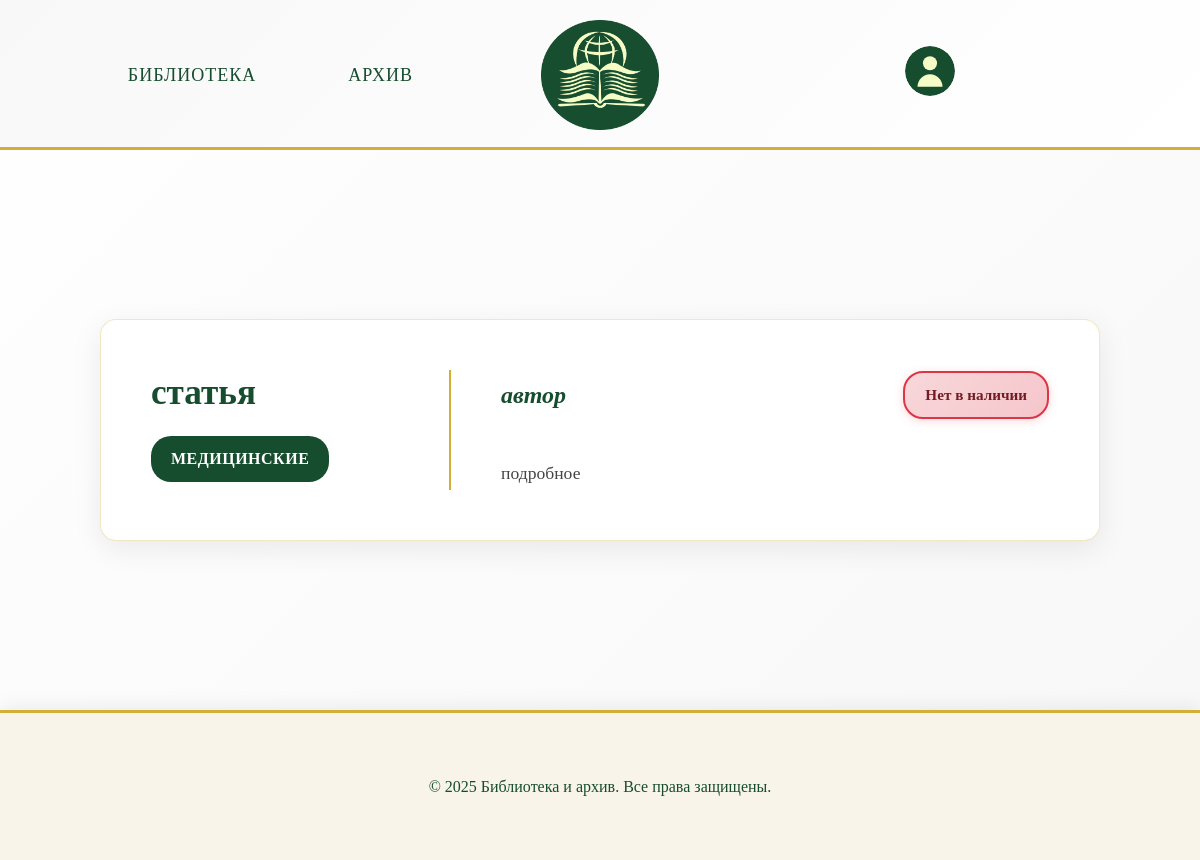
Screenshot of /article/2/ with the database file from the repository.
### app/models.py (models this page shows, shortened)
class Article(models.Model):
    id = models.AutoField(primary_key=True)
    title = models.CharField(max_length=100, verbose_name='Название')
    author = models.CharField(max_length=50, verbose_name='Автор')
    description_short = models.TextField(verbose_name='Краткое описание')
    description_long = models.TextField(verbose_name='Подробное описание')
    year = models.IntegerField(verbose_name='Год публикации')
    quantity = models.CharField(
        max_length=13,
        verbose_name="В наличии",
        choices=[
            ('В наличии', 'В наличии'),
            ('Нет в наличии', 'Нет в наличии')
        ]
    )
    genre = models.CharField(
        max_length=100,
        verbose_name="Жанр",
        choices=[
            ('Технические', 'Технические'),
            ('Медицинские', 'Медицинские'),
            ('Химические', 'Химические'),
            ('Гуманитарные', 'Гуманитарные'),
        ]
    )
    class Meta:
        verbose_name = "статья"
        verbose_name_plural = "статьи"

### app/views.py (the view)
# urls.py: path('article/<int:article_id>/', views.article_detail, name='article_detail'),
def article_detail(request, article_id):
    article = get_object_or_404(Article, id=article_id)
    has_confirmed_reservation_from_others = ArticleReservation.objects.filter(
        article=article,
        status='reserved'
    ).exclude(user=request.user).exists() if request.user.is_authenticated else False
    user_reservation = None
    if request.user.is_authenticated:
        user_reservation = ArticleReservation.objects.filter(
            article=article,
            user=request.user
        ).first()
    if not request.user.is_authenticated:
        has_confirmed_reservation_from_others = ArticleReservation.objects.filter(
            article=article,
            status='reserved'
        ).exists()
    context = {
        'article': article,
        'has_confirmed_reservation_from_others': has_confirmed_reservation_from_others,
        'user_reservation': user_reservation
    }
    return render(request, 'app/article.html', context)

### templates/app/article.html (shortened to what this page needs)
<!DOCTYPE html>
<html lang="ru">
<head>
    {% load static %}
    <link rel="stylesheet" href="{% static 'css/style.css' %}" />
</head>
<body>
    <header>
        <nav>
            <ul class="menu-items">
                <li class="menu-item"><a href="{% url 'library' %}">Библиотека</a></li>
                <li class="menu-item"><a href="{% url 'archive' %}">Архив</a></li>
            </ul>
        </nav>
        <a href="{% url 'library' %}">
            <img src="{% static 'images/Group_2_2.png' %}" alt="Логотип" class="logo">
        </a>
        <a href="{% url 'profile' %}" class="profile-link">
            <img
            alt="Профиль" class="profile-icon">
        </a>
    </header>
    <main class="books-information">
        <div class="book-detail-card">
            <div class="book-left-side">
                <h2 class="book-title">{{ article.title }}</h2>
                <span class="book-genre">{{ article.genre }}</span>
            </div>
            <div class="book-right-side">
                <div class="author-and-availability">
                    <div class="book-author">{{ article.author }}</div>
                    <div class="book-availability-section">
                        {% if article.quantity == 'В наличии' and not has_confirmed_reservation_from_others %}
                            {% if user.is_authenticated %}
                                {% if user_reservation %}
                                    {% if user_reservation.status == 'pending' %}
                                    {% elif user_reservation.status == 'reserved' %}
                                    {% else %}
                                        <form method="post" action="{% url 'reserve_article' article.id %}" class="availability-form">
                                            {% csrf_token %}
                                            <button type="submit" class="reserve-btn">Забронировать</button>
                                        </form>
                                    {% endif %}
                                {% else %}
                                    <form method="post" action="{% url 'reserve_article' article.id %}" class="availability-form">
                                        {% csrf_token %}
                                        <button type="submit" class="reserve-btn">Забронировать</button>
                                    </form>
                                {% endif %}
                            {% else %}
                                <a href="{% url 'sign_in' %}" class="reserve-btn">Войдите, чтобы забронировать</a>
                            {% endif %}
                        {% else %}
                            {% if not user.is_authenticated or not user_reservation or user_reservation.status != 'reserved' %}
                                <div class="unavailable-text">Нет в наличии</div>
                            {% endif %}
                        {% endif %}
                    </div>
                </div>
                <p class="book-description">{{ article.description_long }}</p>
            </div>
        </div>
    </main>
    <footer class="footer">
        <p class="footer-copyright">&copy; 2025 Библиотека и архив. Все права защищены.</p>
    </footer>
</body>
</html>

### static/css/style.css (style rules this page uses)
* { margin: 0; padding: 0; box-sizing: border-box; }
body { width: 100vw; overflow-x: hidden; background-color: #f8f4e9; font-family: 'Georgia', 'Times New Roman', serif; color: #2c2c2c; line-height: 1.6; }
header { height: 150px; padding: 20px 40px; display: grid; grid-template-columns: 1fr min-content 1fr; align-items: center; gap: 40px; background: linear-gradient(135deg, #f8f8f8 0%, #ffffff 100%); border-bottom: 3px solid #d4af37; box-shadow: 0 2px 20px rgba(0, 0, 0, 0.08); }
.menu-items { display: flex; gap: 40px; flex-direction: row; justify-content: center; align-self: center; }
.menu-item { list-style: none; font-size: 18px; font-weight: 500; color: #164d2e; padding: 12px 24px; border: 2px solid transparent; border-radius: 8px; transition: all 0.3s ease; cursor: pointer; position: relative; text-transform: uppercase; letter-spacing: 1px; }
.menu-item a { text-decoration: none; color: #164d2e; }
.logo { height: 100%; width: auto; object-fit: contain; max-height: 110px; display: block; align-self: center; }
.profile-link { justify-self: center; align-self: center; }
.profile-icon { width: 50px; height: 50px; cursor: pointer; justify-self: center; align-self: center; border-radius: 50%; transition: all 0.3s ease; }
.book-title { font-size: 18px; color: #164d2e; margin-bottom: 10px; font-weight: 600; }
.book-author { color: #666; font-size: 14px; margin-bottom: 15px; }
.book-description { color: #888; font-size: 14px; line-height: 1.5; }
.book-genre { font-size: 16px; color: #164d2e; margin-bottom: 10px; }
.books-information { background: linear-gradient(135deg, #fefefe 0%, #f8f8f8 100%); min-height: 70vh; padding: 60px 20px; display: flex; justify-content: center; align-items: center; }
.book-detail-card { background: white; border-radius: 16px; padding: 50px; box-shadow: 0 8px 30px rgba(0, 0, 0, 0.08); border: 1px solid rgba(212, 175, 55, 0.3); max-width: 1000px; width: 100%; display: flex; gap: 50px; }
.book-left-side { flex: 0 0 300px; border-right: 2px solid #d4af37; padding-right: 40px; display: flex; flex-direction: column; justify-content: center; }
.book-left-side .book-title { font-size: 2.2rem; color: #164d2e; font-weight: 700; line-height: 1.3; margin-bottom: 20px; word-wrap: break-word; }
.book-left-side .book-genre { display: inline-block; background: #164d2e; color: white; padding: 10px 20px; border-radius: 20px; font-size: 1rem; font-weight: 600; text-transform: uppercase; letter-spacing: 0.5px; align-self: flex-start; }
.book-right-side { flex: 1; display: flex; flex-direction: column; justify-content: center; }
.book-right-side .book-description { font-size: 1.1rem; color: #444; line-height: 1.7; text-align: left; }
.footer { height: 150px; display: flex; justify-content: center; align-items: center; border-top: 3px solid #d4af37; box-shadow: 0 -2px 20px rgba(0, 0, 0, 0.08); }
.footer-copyright { font-size: 16px; color: #164d2e; margin: 0; }
.author-and-availability { display: flex; justify-content: space-between; align-items: center; gap: 30px; flex-wrap: wrap; margin-bottom: 15px; }
.book-right-side .book-author { font-size: 1.5rem; color: #164d2e; margin-bottom: 0; font-weight: 600; flex: 1; }
.book-availability-section { margin: 0; flex-shrink: 0; }
.unavailable-text { font-size: 0.95rem; font-weight: 600; color: #721c24; padding: 10px 20px; background: linear-gradient(135deg, #f8d7da 0%, #f5c6cb 100%); border-radius: 20px; border: 2px solid #dc3545; box-shadow: 0 2px 10px rgba(220, 53, 69, 0.2); white-space: nowrap; display: inline-block; margin: 0; text-align: center; min-width: 140px; }
.book-title, .article-title { color: #164d2e; font-size: 1.1rem; margin-bottom: 10px; font-weight: 600; line-height: 1.3; }
.book-author, .article-author { color: #666; font-size: 0.9rem; margin-bottom: 8px; font-style: italic; }
.book-genre, .article-genre { color: #164d2e; font-size: 0.8rem; font-weight: 500; margin-bottom: 8px; display: inline-block; background: rgba(22, 77, 46, 0.1); padding: 4px 8px; border-radius: 12px; }

### rows the page displays
Article: title "статья", genre "МЕДИЦИНСКИЕ", author "автор", description_long "подробное"
